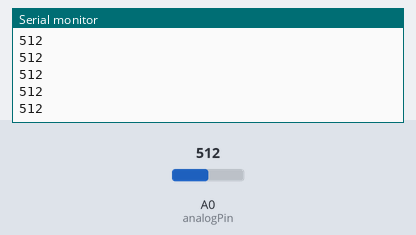
Bench run of a sketch on a simulated Arduino Uno, built with avr-gcc and run on an emulated ATmega328P. Parts: the last lines printed to the serial monitor. The inputs (shaded band) are chosen by the test bench; at power-on: A0 (analogPin) = 512.

Above: at 1.2 s.
1.3 s: A0 (analogPin) set to 716
At 2.3 s:
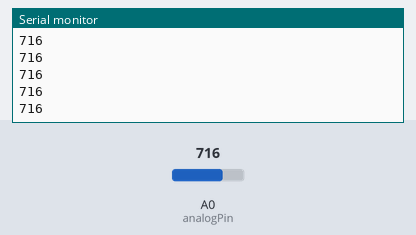
2.8 s: A0 (analogPin) set to 900
At 3.5 s:
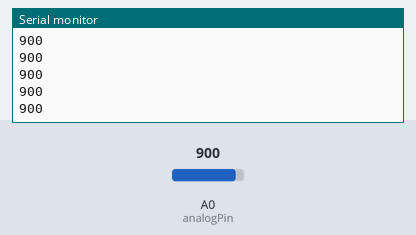
Timing chart, 0 to 5.8 s (numbered marks = the images above; inputs shaded):
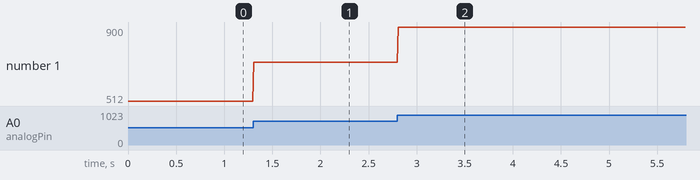

The sketch:

arduino_ppg.ino
```cpp
// Arduino code to read analog PPG signal and send via Serial

const int analogPin = A0;

void setup() {
  Serial.begin(9600);
}

void loop() {
  int value = analogRead(analogPin);  // Read analog value from sensor (Photoresistor)
  Serial.println(value);              // Send value to serial port
  delay(10);                          // Small delay for smoother reading
}
```

Measured:
- after the input at 1.3 s, the serial monitor: prints a new line at once (image 1)
- after the input at 2.8 s, the serial monitor: prints a new line at once (image 2)
- plotted number 1: 512 → 716 after the input at 1.3 s, 716 → 900 after the input at 2.8 s
